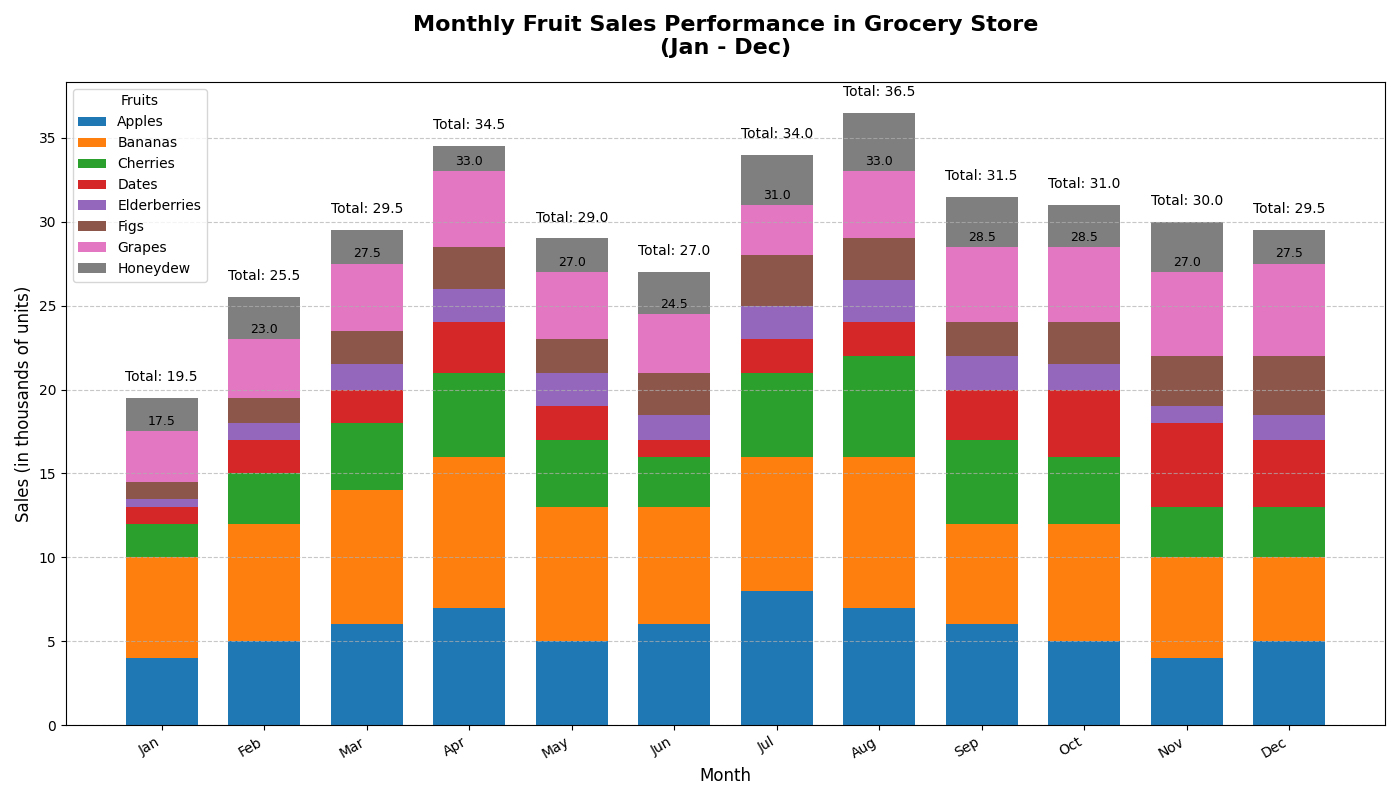

This chart was generated by the following Python code:
import matplotlib.pyplot as plt
import numpy as np

months = np.array(['Jan', 'Feb', 'Mar', 'Apr', 'May', 'Jun', 'Jul', 'Aug', 'Sep', 'Oct', 'Nov', 'Dec'])
fruits = ['Apples', 'Bananas', 'Cherries', 'Dates', 'Elderberries', 'Figs', 'Grapes', 'Honeydew']

sales_apples = np.array([4, 5, 6, 7, 5, 6, 8, 7, 6, 5, 4, 5])
sales_bananas = np.array([6, 7, 8, 9, 8, 7, 8, 9, 6, 7, 6, 5])
sales_cherries = np.array([2, 3, 4, 5, 4, 3, 5, 6, 5, 4, 3, 3])
sales_dates = np.array([1, 2, 2, 3, 2, 1, 2, 2, 3, 4, 5, 4])
sales_elderberries = np.array([0.5, 1, 1.5, 2, 2, 1.5, 2, 2.5, 2, 1.5, 1, 1.5])
sales_figs = np.array([1, 1.5, 2, 2.5, 2, 2.5, 3, 2.5, 2, 2.5, 3, 3.5])
sales_grapes = np.array([3, 3.5, 4, 4.5, 4, 3.5, 3, 4, 4.5, 4.5, 5, 5.5])
sales_honeydew = np.array([2, 2.5, 2, 1.5, 2, 2.5, 3, 3.5, 3, 2.5, 3, 2])

data = np.array([sales_apples, sales_bananas, sales_cherries, sales_dates, sales_elderberries, sales_figs, sales_grapes, sales_honeydew])

n_months = len(months)
x = np.arange(n_months)
bar_width = 0.7

fig, ax = plt.subplots(figsize=(14, 8))

bottom = np.zeros(n_months)
new_colors = ['#1f77b4', '#ff7f0e', '#2ca02c', '#d62728', '#9467bd', '#8c564b', '#e377c2', '#7f7f7f']
for i, (sales, color) in enumerate(zip(data, new_colors)):
    bars = ax.bar(x, sales, width=bar_width, color=color, label=fruits[i], bottom=bottom)
    bottom += sales
    
    if i == 6:  # Labeling Grapes
        for bar in bars:
            yval = bar.get_height() + bar.get_y()
            ax.text(bar.get_x() + bar.get_width()/2, yval + 0.2, f'{yval:.1f}', ha='center', va='bottom', fontsize=9, color='black')

ax.set_xlabel('Month', fontsize=12)
ax.set_ylabel('Sales (in thousands of units)', fontsize=12)
ax.set_title('Monthly Fruit Sales Performance in Grocery Store\n(Jan - Dec)', fontsize=16, fontweight='bold', pad=20)
ax.set_xticks(x)
ax.set_xticklabels(months)
ax.yaxis.grid(True, linestyle='--', alpha=0.7)
plt.xticks(rotation=30, ha='right')

ax.legend(title='Fruits', fontsize=10)

total_sales = data.sum(axis=0)
for idx, total in enumerate(total_sales):
    ax.annotate(f'Total: {total:.1f}', xy=(idx, total + 1), fontsize=10, ha='center', color='black')

plt.tight_layout()
plt.show()
